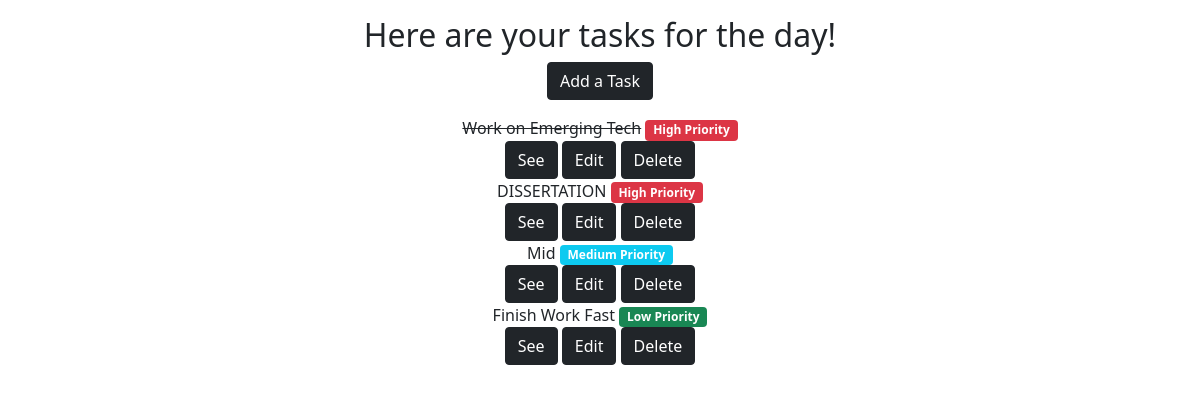
The page /todo/ (signed in) on the database its author committed.
### base/models.py (models this page shows, shortened)
class theTask(models.Model):
    priority = [('High Priority', 'High Priority'),('Medium Priority', 'Medium Priority'),('Low Priority', 'Low Priority'),]
    user = models.ForeignKey(User, on_delete=models.CASCADE, null=True, blank=True)
    title = models.CharField(max_length=250, null=True, blank=True)
    desc = models.TextField(null=True, blank=True)
    accomplished = models.BooleanField(default=False)
    crtd = models.DateTimeField(auto_now_add=True)
    taskpriority = models.CharField(max_length=20, choices=priority, default='Medium Priority')

### base/views.py (the view)
# urls.py: path('todo/', TaskLi.as_view(), name='tasks'),
class TaskLi(LoginRequiredMixin, ListView):
    context_object_name = 'tsk'
    template_name = 'base/listoftasks.html'
    def get_queryset(self):
        orderpriority = {'High Priority': 1,
                          'Medium Priority': 2,'Low Priority': 3}
        return sorted(theTask.objects.filter(user=self.request.user), key=lambda p_order: orderpriority[p_order.taskpriority])
    def get_context_data(self, **kwargs):
        context = super().get_context_data(**kwargs)
        context['prioritychoices'] = dict(theTask.priority)
        return context

### base/templates/base/listoftasks.html (shortened to what this page needs)
<link rel="stylesheet" href="https://stackpath.bootstrapcdn.com/bootstrap/5.0.0-alpha1/css/bootstrap.min.css" rel="nofollow">
<div class="container py-3">
  <center><h2>Here are your tasks for the day!</h2>
  <p><a href="{% url 'task_add' %}" class="btn btn-dark">Add a Task</a></p>
  <div>
    {% for task in tsk %}
    <div>
      {% if task.accomplished %}
        <p style="text-decoration: line-through; display: inline;">{{ task.title }}</p>
      {% else %}
        <p style="display: inline;">{{ task.title }}</p>
      {% endif %}
      {% if task.taskpriority == 'High Priority' %}
        <span class="badge bg-danger">{{ task.taskpriority }}</span>
      {% endif %}
      {% if task.taskpriority == 'Medium Priority' %}
        <span class="badge bg-info">{{ task.taskpriority }}</span>
      {% endif %}
      {% if task.taskpriority == 'Low Priority' %}
        <span class="badge bg-success">{{ task.taskpriority }}</span>
      {% endif %}
      <div>
        <a href="{% url 'task' task.id %}" class="btn btn-dark">See</a>
        <a href="{% url 'task-edit' task.id %}" class="btn btn-dark">Edit</a>
        <a href="{% url 'task-delete' task.id %}" class="btn btn-dark">Delete</a>
      </div>
    </div>
    {% empty %}
    <p>No tasks yet!</p>
    {% endfor %}
  </div></center>
</div>

### rows shown on the page
theTask: title "Work on Emerging Tech", taskpriority "High Priority"
theTask: title "DISSERTATION", taskpriority "High Priority"
theTask: title "Mid", taskpriority "Medium Priority"
theTask: title "Finish Work Fast", taskpriority "Low Priority"
